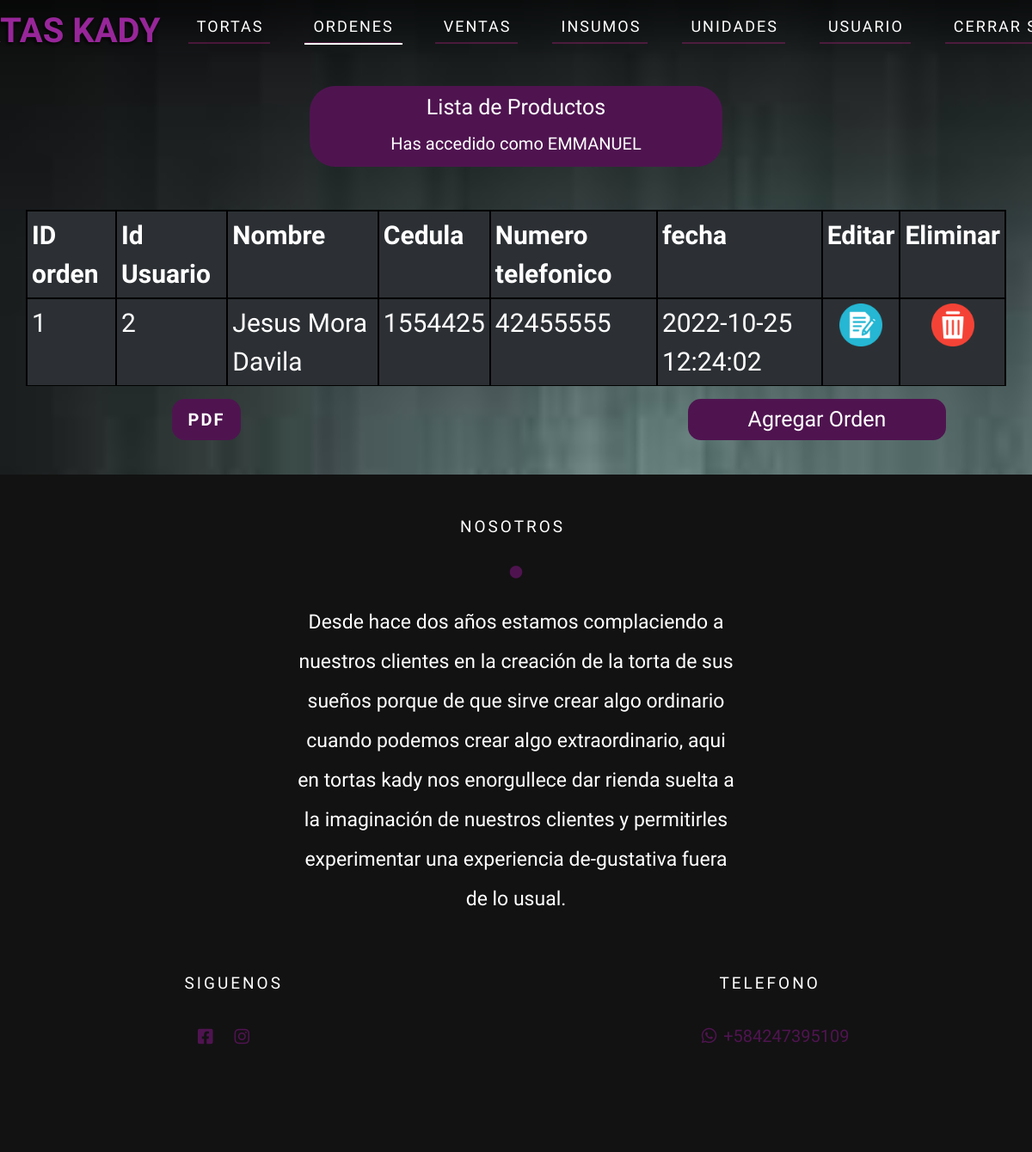
Page /Vista/admin/orders.php (signed in) on the committed database.
### tables this page shows
CREATE TABLE `ordenes` (
  `id_orden` int(11) NOT NULL COMMENT 'id de la orden',
  `id_usuario` int(11) NOT NULL COMMENT 'datos del usuario',
  `nombre_comprador` varchar(255) NOT NULL COMMENT 'nombre del comprador',
  `cedula_comprador` int(8) NOT NULL COMMENT 'cedula del comprador',
  `numero_comprador` int(11) NOT NULL COMMENT 'numero del comprador',
  `fecha_orden` datetime NOT NULL DEFAULT current_timestamp() COMMENT 'fecha de la compra',
  `estado` varchar(10) NOT NULL DEFAULT 'A'
);

### Vista/admin/orders.php (the view, shortened to what this page needs)
<?php
require_once "../../Modelo/connect.php";
$usuario = $_SESSION['username'];
$sql_fetch_todos = "SELECT * FROM ordenes where estado='A' ORDER BY id_orden ASC";
$query = mysqli_query($conn, $sql_fetch_todos);
?>
<!doctype html>
<html lang="en">
<head>
    <link href="https://cdn.jsdelivr.net/npm/bootstrap@5.2.1/dist/css/bootstrap.min.css" rel="stylesheet">
    <link rel="stylesheet" href="https://cdnjs.cloudflare.com/ajax/libs/font-awesome/5.11.2/css/all.min.css">
    <link rel="stylesheet" href="../css/style.css">
  <link rel="stylesheet" href="../css/header.css">
  <link rel="stylesheet" href="../css/font.css">
</head>
<body>
<header>
        <div class="container">
            <nav class="nav">
                <a href="inicio.html" class="logo">TORTAS KADY</a>
                <ul class="nav-list">
                    <li class="nav-item">
                            <a href="cakes.php" class="nav-link ">Tortas</a>
                        </li>
                        <li class="nav-item">
                            <a href="orders.php" class="nav-link active">Ordenes</a>
                        </li>
                        <li class="nav-item">
                            <a href="sales.php" class="nav-link ">Ventas</a>
                        </li>
                        <li class="nav-item">
                            <a href="supplies.php" class="nav-link ">Insumos</a>
                        </li>
                        <li class="nav-item">
                            <a href="unit.php" class="nav-link ">Unidades</a>
                        </li>
                        <li class="nav-item">
                            <a href="user.php" class="nav-link ">Usuario</a>
                        </li>
                        <li class="nav-item">
                            <a href="../../controlador/logout.php" class="nav-link ">Cerrar Sesión</a>
                        </li>
                    </ul>
            </nav>
        </div>
    </header>
    <div class="containe">
        <h1>Lista de Productos</h1>
        <h2>Has accedido como <?php echo $str = strtoupper($usuario) ?></h2>
    </div>
    <div class="table-product">
        <table class="table table-dark table-striped"  id="table">
            <tr>
                <th scope="col">ID orden</th>
                <th scope="col">Id Usuario</th>
                <th scope="col">Nombre</th>
                <th scope="col">Cedula</th>
                <th scope="col">Numero telefonico</th>
                <th scope="col">fecha</th>
                <th scope="col">Editar </th>
                <th scope="col">Eliminar</th>
            </tr>
            <tbody>
            <?php
                while ($row = mysqli_fetch_array($query)) { ?>
                    <tr>
                        <td><?php echo $row['id_orden'] ?></td>
                        <td><?php echo $row['id_usuario'] ?></td>
                        <td><?php echo $row['nombre_comprador'] ?></td>
                        <td><?php echo $row['cedula_comprador'] ?></td>
                        <td><?php echo $row['numero_comprador'] ?></td>
                        <td><?php echo $row['fecha_orden'] ?></td>
                        <td class="modify"><a name="edit" id="" class="bfix" href="./edit/orders.php?id=<?php echo $row['id_orden'] ?>&nombre=<?php echo $row['nombre_comprador'] ?>&cedula=<?php echo $row['cedula_comprador']?>&numero=<?php echo $row['numero_comprador']?>&fecha=<?php echo $row['fecha_orden']?>" role="button">
                        <img src="../img/editor-de-texto.png" class="edit">
                            </a></td>
                        <td class="delete"><a name="id" id="" class="bdelete"  href="../../Controlador/delete/ordersadmin.php?id=<?php echo $row['id_orden'] ?>" role="button">
                                <img src="../img/eliminar.png" alt="">
                            </a></td>
                    </tr>
                <?php
                } ?>
            </tbody>
        </table>
        <br>
        <a name="" id="" class="Addlist" style="float:right" href="add/orders.php" role="button">Agregar Orden</a>
        <a href="../pdf/orders.php" class="btn btn-primary" id="esp"><b>PDF</b> </a>
    </div>
<footer>
        <div class="container">
            <div class="footer-content">
                <div class="footer-content-about">
                    <h4>Nosotros</h4>
                    <div class="circle">
                        <i class="fas fa-circle"></i>
                    </div>
                    <p>Desde hace dos años estamos complaciendo a nuestros clientes en la creación de la torta de sus sueños porque de que sirve crear algo ordinario cuando podemos crear algo extraordinario, aqui en tortas kady nos enorgullece dar rienda suelta a la imaginación de nuestros clientes y permitirles experimentar una experiencia de-gustativa fuera de lo usual.</p>
                </div>
                <div class="footer-div">
                    <div class="social-media">
                        <h4>Siguenos</h4>
                        <ul class="social-icons">
                            <li>
                                <a href="#"><i class="fab fa-facebook-square"></i></a>
                            </li>
                            <li>
                                <a href="https://www.instagram.com/tortaskady_/"><i class="fab fa-instagram"></i></a>
                            </li>
                        </ul>
                    </div>
                    <div>
                        <h4 class="tlfh4">Telefono</h4>
                        <div class="tlf-n">
                        <span class="social-icons"><i class="fab fa-whatsapp"></i></span>
                        <h5 class="tlf">+584247395109</h5>
                        </div>
                    </div>
                </div>
            </div>
        </div>
    </footer>
</body>
</html>

### Vista/css/style.css (style rules this page uses)
:root { --main--color: #98269a; --color--texto: #4f1450; }
* { padding: 0px; margin: 0px; }
.containe { margin: 0px auto; margin-top: 100px; margin-bottom: 50px; border-radius: 30px; text-align: center; background-color: var(--color--texto); width: 40%; padding-bottom: 10px; color: white; }
.containe h1 { padding: 10px; }
table th, td { border: 2px solid black; padding: 5px; font-size: 30px; }
th { color: white; background-color: var(--color--texto); }
tr { background-color: white; }
#table { margin: 0px auto; width: 95%; }
.delete { text-align: center; }
.modify { text-align: center; }
.edit { width: 50px; height: 50px; }
.delete .bdelete img { width: 50px; height: 50px; }
.Addlist { width: 300px; font-size: 25px; text-align: center; margin-right: 100px; padding: 5px 30px 5px 30px; margin-bottom: 20px; border-radius: 15px; text-decoration: none; color: white; background-color: var(--color--texto); transition: 0.5s; }

### rows in the picture
ordenes: id_orden "1", id_usuario "2", nombre_comprador "Jesus Mora Davila", cedula_comprador "1554425", numero_comprador "42455555", fecha_orden "2022-10-25 12:24:02"

### other values in the picture
$str = strtoupper($usuario) "EMMANUEL"
